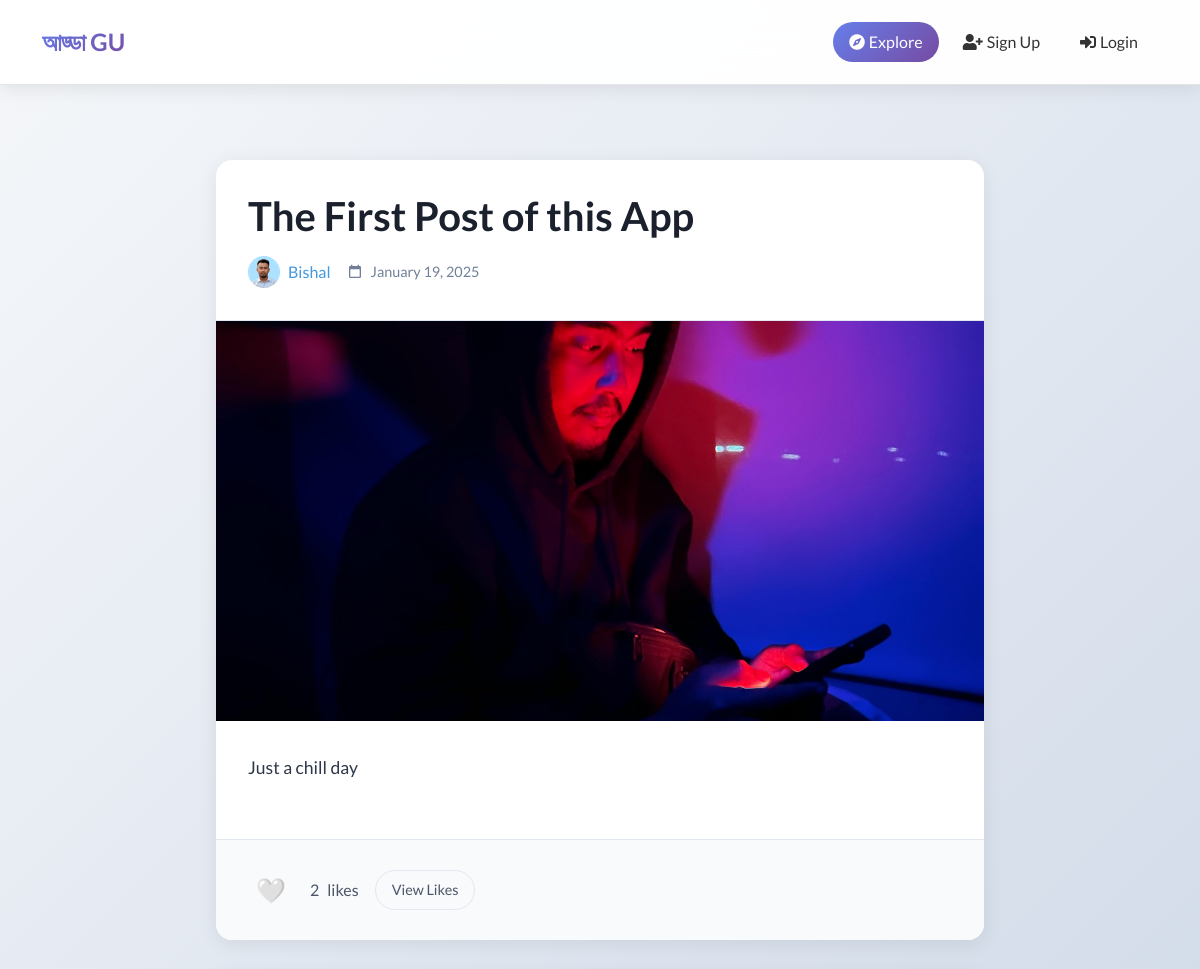
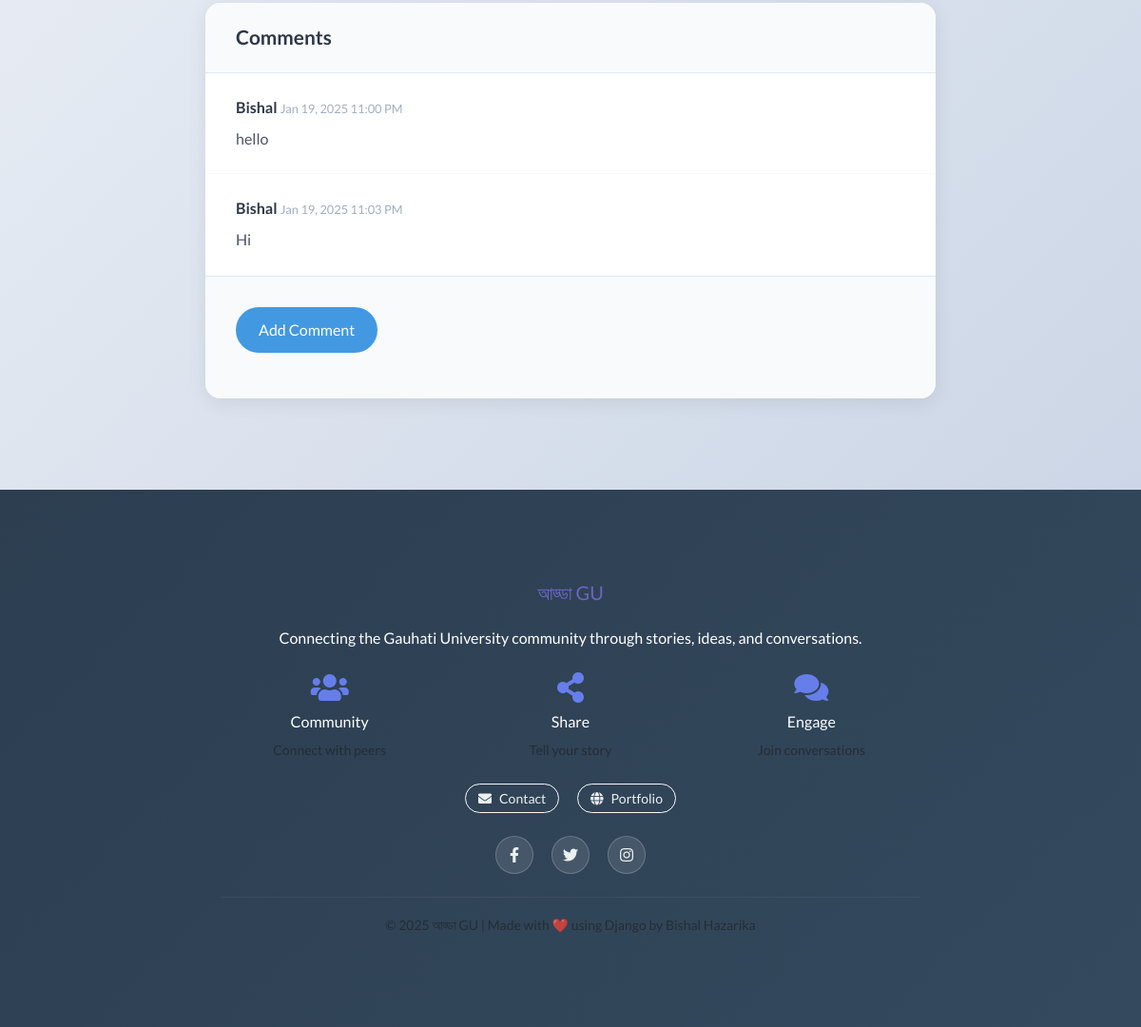
Screenshot of /post/11/ with the database file from the repository (2 pictures, top to bottom).
### blogs/models.py (models this page shows, shortened)
class BlogPost(models.Model):
    author = models.ForeignKey(settings.AUTH_USER_MODEL, on_delete=models.CASCADE)
    title = models.CharField(max_length=200)
    content = models.TextField()
    created_at = models.DateTimeField(auto_now_add=True)
    blogimage = models.ImageField(upload_to='blogimages/',blank=True,null=True)

class Comment(models.Model):
    blog_post = models.ForeignKey(BlogPost, related_name="comments", on_delete=models.CASCADE)
    author = models.ForeignKey(settings.AUTH_USER_MODEL, on_delete=models.CASCADE)
    text = models.TextField()
    created_at = models.DateTimeField(auto_now=True)

### users/models.py (models this page shows, shortened)
class CustomUser(AbstractUser):
    bio = models.TextField(blank=True, null=True)
    profile_picture = models.ImageField(upload_to='profile_pictures/',blank=True,null=True)
    followers = models.ManyToManyField('self', related_name='following', symmetrical=False, blank=True)

### blogs/views.py (the view, shortened to what this page needs)
# urls.py: path('post/<int:pk>/', blog_detail_view, name='blog_detail'),
def blog_detail_view(request, pk):
    blog_post = get_object_or_404(BlogPost, pk =pk)
    comments = blog_post.comments.all()
    liked  = False
    if request.user.is_authenticated:
        liked = blog_post.likes.filter(user=request.user).exists()
    likes = blog_post.likes.all()
    return render(request, 'blogs/blog_detail.html', {
        'post':blog_post,
        'comments':comments,
        'likes':likes,
        'liked': liked
        })

### blogs/templates/blogs/blog_detail.html (shortened to what this page needs)
{% extends 'base.html' %}
{% block content %}
<div class="blog-container">
    <article class="blog-article">
        <header class="blog-header">
            <h1 class="blog-title">{{ post.title }}</h1>
            <div class="blog-meta">
                <a href="{% url 'user_profile' post.author.username %}" class="author-info">
                    {% if post.author.profile_picture %}
                        <img src="{{ post.author.profile_picture.url }}" alt="{{ post.author.username }}" class="author-avatar">
                    {% else %}
                        <div class="author-avatar" style="background: linear-gradient(45deg, #667eea, #764ba2); display: flex; align-items: center; justify-content: center; color: white; font-weight: bold; font-size: 0.8rem;">
                            {{ post.author.username|first|upper }}
                        </div>
                    {% endif %}
                    <span>{{ post.author.username }}</span>
                </a>
                <div class="blog-date">
                    <svg width="16" height="16" viewBox="0 0 24 24" fill="currentColor">
                        <path d="M19,3H18V1H16V3H8V1H6V3H5A2,2 0 0,0 3,5V19A2,2 0 0,0 5,21H19A2,2 0 0,0 21,19V5A2,2 0 0,0 19,3M19,19H5V8H19V19Z"/>
                    </svg>
                    <span>{{ post.created_at|date:"F d, Y" }}</span>
                </div>
            </div>
        </header>
        {% if post.blogimage %}
            <img src="{{ post.blogimage.url }}" alt="{{ post.title }}" class="blog-image">
        {% endif %}
        <div class="blog-content">
            {{ post.content|linebreaks }}
        </div>
        <div class="blog-actions">
            <div class="like-section">
                <button id="like-btn" class="like-btn" data-liked="{{ liked }}" data-url="{% url 'toggle_like' post.pk %}" data-post-id="{{ post.pk }}">
                    <span id="like-icon">{% if liked %}❤️{% else %}🤍{% endif %}</span>
                </button>
                <div class="like-count">
                    <span id="like-count-number">{{ post.likes.count }}</span>
                    <span>likes</span>
                </div>
            </div>
            <button id="view-likes-btn" class="view-likes-btn">View Likes</button>
        </div>
    </article>
    <section class="comments-section">
        <div class="comments-header">
            <h3 class="comments-title">Comments</h3>
        </div>
        {% if comments %}
            <div class="comments-list">
                {% for comment in comments %}
                    <div class="comment-item" id="comment-{{ comment.id }}">
                        <div class="comment-header">
                            <div>
                                <span class="comment-author">{{ comment.author.username }}</span>
                                <span class="comment-date">{{ comment.created_at|date:"M d, Y g:i A" }}</span>
                            </div>
                        </div>
                        <p class="comment-text">{{ comment.text }}</p>
                    </div>
                {% endfor %}
            </div>
        {% else %}
            <div class="empty-state">
                <div class="empty-state-icon">💬</div>
                <p>No comments yet. Be the first to comment!</p>
            </div>
        {% endif %}
        <div class="comment-form-section">
            <button id="add-comment-btn" class="add-comment-btn">Add Comment</button>
        </div>
    </section>
</div>
{% endblock %}

### users/templates/base.html (style rules this page uses)
html, body { height: 100%; font-family: 'Lato', sans-serif; }
body { display: flex; flex-direction: column; background: linear-gradient(135deg, #f5f7fa 0%, #c3cfe2 100%); min-height: 100vh; }
html { scroll-behavior: smooth; }

### blogs/templates/blogs/blog_detail.html (style rules this page uses)
.blog-container { max-width: 800px; margin: 0 auto; padding: 2rem 1rem; }
.blog-article { background: white; border-radius: 16px; box-shadow: 0 4px 20px rgba(0, 0, 0, 0.08); overflow: hidden; margin-bottom: 2rem; }
.blog-header { padding: 2rem; border-bottom: 1px solid #e2e8f0; }
.blog-title { font-size: 2.5rem; font-weight: 700; color: #1a202c; margin: 0 0 1rem 0; line-height: 1.2; }
.blog-meta { display: flex; align-items: center; gap: 1rem; color: #718096; flex-wrap: wrap; }
.author-info { display: flex; align-items: center; gap: 0.5rem; text-decoration: none; color: #4299e1; font-weight: 500; transition: color 0.2s ease; }
.author-avatar { width: 32px; height: 32px; border-radius: 50%; object-fit: cover; }
.blog-date { display: flex; align-items: center; gap: 0.5rem; font-size: 0.9rem; }
.blog-image { width: 100%; max-height: 400px; object-fit: cover; display: block; }
.blog-content { padding: 2rem; font-size: 1.1rem; line-height: 1.7; color: #2d3748; }
.blog-content p { margin-bottom: 1.5rem; }
.blog-actions { padding: 1.5rem 2rem; border-top: 1px solid #e2e8f0; background: #f8fafc; display: flex; align-items: center; justify-content: between; gap: 1rem; flex-wrap: wrap; }
.like-section { display: flex; align-items: center; gap: 1rem; }
.like-btn { background: none; border: none; cursor: pointer; font-size: 1.5rem; transition: transform 0.2s ease; padding: 0.5rem; border-radius: 50%; }
.like-count { display: flex; align-items: center; gap: 0.5rem; font-weight: 500; color: #4a5568; }
.view-likes-btn { background: none; border: 1px solid #e2e8f0; color: #4a5568; padding: 0.5rem 1rem; border-radius: 20px; cursor: pointer; transition: all 0.2s ease; font-size: 0.9rem; }
.comments-section { background: white; border-radius: 16px; box-shadow: 0 4px 20px rgba(0, 0, 0, 0.08); overflow: hidden; }
.comments-header { padding: 1.5rem 2rem; border-bottom: 1px solid #e2e8f0; background: #f8fafc; }
.comments-title { font-size: 1.3rem; font-weight: 600; color: #2d3748; margin: 0; }
.comments-list { max-height: 500px; overflow-y: auto; }
.comment-item { padding: 1.5rem 2rem; border-bottom: 1px solid #f7fafc; transition: background 0.2s ease; }
.comment-header { display: flex; justify-content: between; align-items: center; margin-bottom: 0.5rem; }
.comment-author { font-weight: 600; color: #2d3748; }
.comment-date { font-size: 0.8rem; color: #a0aec0; }
.comment-text { color: #4a5568; margin: 0; line-height: 1.6; }
.comment-form-section { padding: 2rem; border-top: 1px solid #e2e8f0; background: #f8fafc; }
.add-comment-btn { background: #4299e1; color: white; border: none; padding: 0.75rem 1.5rem; border-radius: 25px; cursor: pointer; font-weight: 500; transition: all 0.2s ease; margin-bottom: 1rem; }

### rows the page displays
BlogPost: title "The First Post of this App", author.profile_picture (picture), author.username "Bishal", created_at "January 19, 2025", blogimage (picture), content "Just a chill day", likes.count "2"
Comment: author.username "Bishal", created_at "Jan 19, 2025 11:00 PM", text "hello"
Comment: author.username "Bishal", created_at "Jan 19, 2025 11:03 PM", text "Hi"
